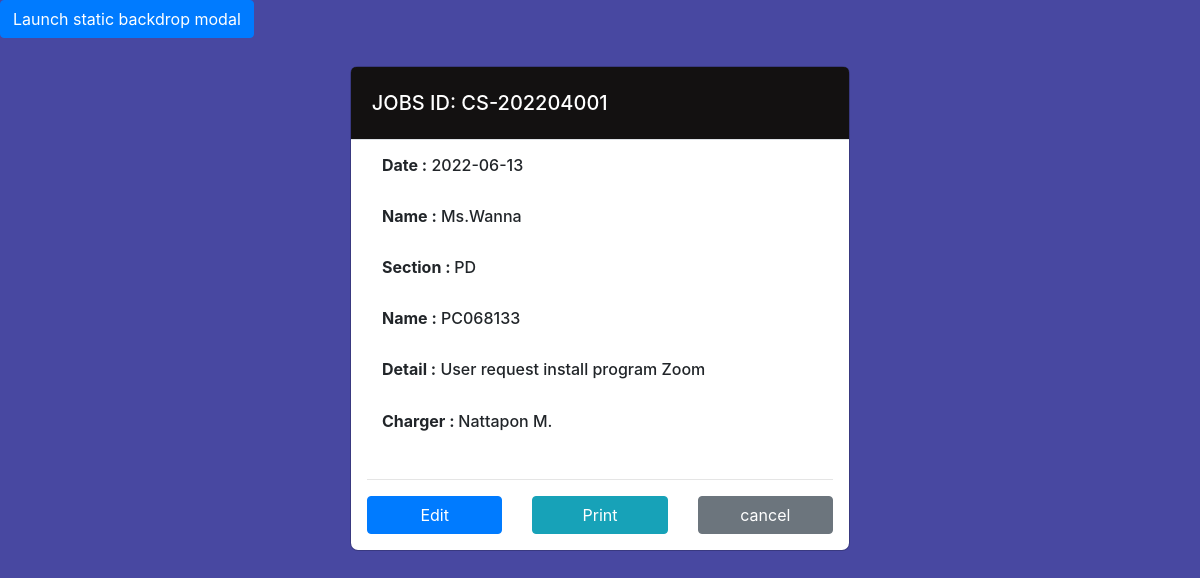
Screenshot of /testpop.php with the database file from the repository.
### tables this page shows
CREATE TABLE `rith_jobcase` (
  `job_id` varchar(50) NOT NULL,
  `job_date` date DEFAULT NULL,
  `user_name` varchar(50) DEFAULT NULL,
  `user_lastname` varchar(50) DEFAULT NULL,
  `user_sec` varchar(10) DEFAULT NULL,
  `user_mail` varchar(255) DEFAULT NULL,
  `item_name` varchar(50) DEFAULT NULL,
  `item_ass` varchar(50) DEFAULT NULL,
  `job_cat` varchar(20) DEFAULT NULL,
  `job_detail` varchar(255) DEFAULT NULL,
  `job_charger` varchar(50) DEFAULT NULL,
  `job_img` varchar(55) DEFAULT NULL,
  `chk_re` varchar(255) DEFAULT NULL,
  `re_de1` varchar(50) DEFAULT NULL,
  `re_date1` varchar(10) DEFAULT NULL,
  `re_de2` varchar(50) DEFAULT NULL,
  `re_date2` varchar(10) DEFAULT NULL,
  `job_status` varchar(25) DEFAULT 'Progress',
  `re_date3` date DEFAULT NULL,
  `re_com` varchar(255) DEFAULT NULL
);

### testpop.php (the view, shortened to what this page needs)
<?php
   require('config/dbconnect.php');
   $sql = "SELECT * FROM rith_jobcase";
   $result = mysqli_query($connect, $sql); {
   ?>
    <!DOCTYPE html>
    <html lang="en">
    <head>
        <link rel="stylesheet" href="https://cdn.jsdelivr.net/npm/bootstrap@4.3.1/dist/css/bootstrap.min.css">
        <link rel="stylesheet" href="popup.css">
    </head>
    <body>
        <button type="button" class="btn btn-primary" data-bs-toggle="modal" data-bs-target="#staticBackdrop">
            Launch static backdrop modal
        </button>
        <div class="modal-fade" id="#staticBackdrop" data-bs-backdrop="static" data-bs-keyboard="false" tabindex="-1" aria-labelledby="staticBackdropLabel" aria-hidden="true">
            <div class="modal-dialog">
                <div class="modal-content">
                    <div class="modal-header  bg-#51678f">
                        <?php ($row = mysqli_fetch_array($result)); ?>
                        <h5 class="modal-title">JOBS ID:
                            <?php echo $row['job_id']; ?>
                        </h5> <button id="close" class="close" value="close-btn" id="staticBackdropLabel"><i class="bi bi-x"></i></button>
                    </div>
                    <div class="modal-body c-black">
                        <div class="container-fluid">
                            <div class="row">
                                <div class="col-md-12 .ms-auto">
                                    <h6><b>Date :</b>
                                        <?php echo $row['job_date']; ?>
                                    </h6><br>
                                </div>
                            </div>
                            <div class="row">
                                <div class="col-md-12 .ms-auto">
                                    <h6><b>Name :</b>
                                        <?php echo $row['user_name']; ?>
                                    </h6><br>
                                </div>
                            </div>
                            <div class="row">
                                <div class="col-md-12 .ms-auto">
                                    <h6><b>Section : </b>
                                        <?php echo $row['user_sec']; ?>
                                    </h6><br>
                                </div>
                            </div>
                            <div class="row">
                                <div class="col-md-12 .ms-auto">
                                    <h6><b>Name :</b>
                                        <?php echo $row['item_name']; ?>
                                    </h6><br>
                                </div>
                            </div>
                            <div class="row">
                                <div class="col-md-12 .ms-auto">
                                    <h6><b>Detail :</b>
                                        <?php echo $row['job_detail']; ?>
                                    </h6><br>
                                </div>
                            </div>
                            <div class="row">
                                <div class="col-md-12 .ms-auto">
                                    <h6><b>Charger : </b>
                                        <?php echo $row['job_charger']; ?>
                                    </h6><br>
                                </div>
                            </div> <?php } ?>
                        </div>
                        <hr>
                        <div class="row align-items-center justify-content-center">
                            <div class="col-4"><a href=update_jobs.php?edit_job=<?php echo $row['job_id']; ?> class="btn btn-primary w-100 d-flex justify-content-center" name="update">Edit</a>
                            </div>
                            <div class="col-4"><a href=deleteuser.php?del_user=<?php echo $row['item_name']; ?> class=" btn btn-info w-100 d-flex justify-content-center" < onclick="return checkDelete()"><i class="bi bi-printer"></i>Print</a></div>
                            <div class="col-4"><a href="tbl_user.php" class="btn btn-secondary w-100 d-flex justify-content-center" name="cancel">cancel</a></div>
                        </div>
                    </div>
                </div>
            </div>
        </div>
    </body>
    </html>

### assets/css/popup.css (style rules this page uses)
body { background-color: rgb(72, 72, 161); }
.modal-content { border-radius: 5px; }
a { display: block; width: 150px; position: relative; margin: auto; text-align: center; text-decoration: none; padding: 5px 0; }
.modal-content { border-radius:0.5rem; }
.modal-header { text-align: center; background-color: rgb(19, 17, 17); padding: 1.3rem; justify-content: center; border-radius: 5px 5px 0 0; color: #ffffff; }
.modal-header h5 { color: #ffffff; }

### rows the page displays
rith_jobcase: job_id "CS-202204001", job_date "2022-06-13", user_name "Ms.Wanna", user_sec "PD", item_name "PC068133", job_detail "User request install program Zoom", job_charger "Nattapon M."
